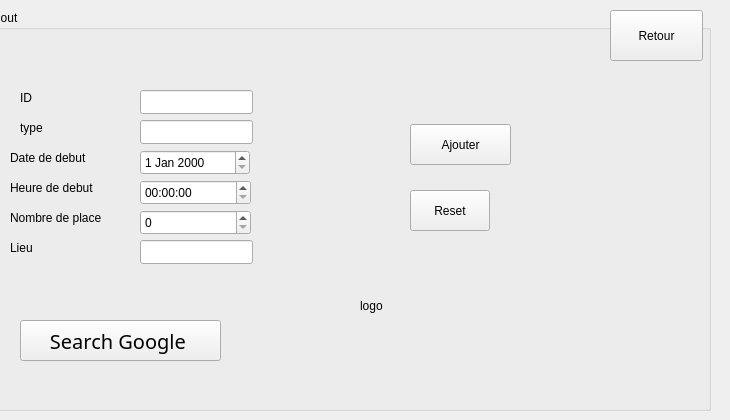
      <widget class="QWidget" name="tab">
       <attribute name="title">
        <string>Ajouter evenement</string>
       </attribute>
       <widget class="QGroupBox" name="groupBox">
        <property name="geometry">
         <rect>
          <x>-10</x>
          <y>10</y>
          <width>721</width>
          <height>401</height>
         </rect>
        </property>
        <property name="title">
         <string>Ajout</string>
        </property>
        <widget class="QLabel" name="label">
         <property name="geometry">
          <rect>
           <x>30</x>
           <y>110</y>
           <width>56</width>
           <height>16</height>
          </rect>
         </property>
         <property name="text">
          <string>type</string>
         </property>
        </widget>
        <widget class="QLabel" name="label_2">
         <property name="geometry">
          <rect>
           <x>20</x>
           <y>140</y>
           <width>91</width>
           <height>16</height>
          </rect>
         </property>
         <property name="text">
          <string>Date de debut</string>
         </property>
        </widget>
        <widget class="QLabel" name="label_3">
         <property name="geometry">
          <rect>
           <x>20</x>
           <y>200</y>
           <width>111</width>
           <height>16</height>
          </rect>
         </property>
         <property name="text">
          <string>Nombre de place</string>
         </property>
        </widget>
        <widget class="QLabel" name="label_4">
         <property name="geometry">
          <rect>
           <x>20</x>
           <y>230</y>
           <width>56</width>
           <height>16</height>
          </rect>
         </property>
         <property name="text">
          <string>Lieu</string>
         </property>
        </widget>
        <widget class="QLabel" name="label_5">
         <property name="geometry">
          <rect>
           <x>20</x>
           <y>170</y>
           <width>91</width>
           <height>16</height>
          </rect>
         </property>
         <property name="text">
          <string>Heure de debut</string>
         </property>
        </widget>
        <widget class="QLineEdit" name="le_type">
         <property name="geometry">
          <rect>
           <x>150</x>
           <y>110</y>
           <width>113</width>
           <height>24</height>
          </rect>
         </property>
        </widget>
        <widget class="QDateEdit" name="le_date">
         <property name="geometry">
          <rect>
           <x>150</x>
           <y>140</y>
           <width>110</width>
           <height>25</height>
          </rect>
         </property>
        </widget>
        <widget class="QSpinBox" name="le_place">
         <property name="geometry">
          <rect>
           <x>150</x>
           <y>200</y>
           <width>111</width>
           <height>25</height>
          </rect>
         </property>
        </widget>
        <widget class="QTimeEdit" name="le_heure">
         <property name="geometry">
          <rect>
           <x>150</x>
           <y>170</y>
           <width>111</width>
           <height>25</height>
          </rect>
         </property>
        </widget>
        <widget class="QPushButton" name="pb_ajouter">
         <property name="geometry">
          <rect>
           <x>420</x>
           <y>114</y>
           <width>101</width>
           <height>41</height>
          </rect>
         </property>
         <property name="cursor">
          <cursorShape>PointingHandCursor</cursorShape>
         </property>
         <property name="text">
          <string>Ajouter</string>
         </property>
        </widget>
        <widget class="QPushButton" name="pb_reset">
         <property name="geometry">
          <rect>
           <x>420</x>
           <y>180</y>
           <width>80</width>
           <height>41</height>
          </rect>
         </property>
         <property name="cursor">
          <cursorShape>PointingHandCursor</cursorShape>
         </property>
         <property name="text">
          <string>Reset</string>
         </property>
        </widget>
        <widget class="QLineEdit" name="le_lieu">
         <property name="geometry">
          <rect>
           <x>150</x>
           <y>230</y>
           <width>113</width>
           <height>24</height>
          </rect>
         </property>
        </widget>
        <widget class="QLabel" name="label_6">
         <property name="geometry">
          <rect>
           <x>30</x>
           <y>80</y>
           <width>56</width>
           <height>16</height>
          </rect>
         </property>
         <property name="text">
          <string>ID</string>
         </property>
        </widget>
        <widget class="QLineEdit" name="le_id">
         <property name="geometry">
          <rect>
           <x>150</x>
           <y>80</y>
           <width>113</width>
           <height>24</height>
          </rect>
         </property>
        </widget>
        <widget class="QLabel" name="timer">
         <property name="geometry">
          <rect>
           <x>590</x>
           <y>370</y>
           <width>121</width>
           <height>31</height>
          </rect>
         </property>
         <property name="font">
          <font>
           <family>Corbel</family>
           <pointsize>12</pointsize>
           <weight>50</weight>
           <italic>false</italic>
           <bold>false</bold>
          </font>
         </property>
         <property name="text">
          <string/>
         </property>
        </widget>
        <widget class="QPushButton" name="retour_evenement">
         <property name="geometry">
          <rect>
           <x>620</x>
           <y>0</y>
           <width>93</width>
           <height>51</height>
          </rect>
         </property>
         <property name="text">
          <string>Retour</string>
         </property>
        </widget>
        <widget class="QPushButton" name="google_search_button">
         <property name="geometry">
          <rect>
           <x>30</x>
           <y>310</y>
           <width>201</width>
           <height>41</height>
          </rect>
         </property>
         <property name="font">
          <font>
           <family>Corbel</family>
           <pointsize>15</pointsize>
           <weight>9</weight>
           <italic>false</italic>
           <bold>false</bold>
          </font>
         </property>
         <property name="text">
          <string>Search Google </string>
         </property>
        </widget>
        <widget class="QLabel" name="logo">
         <property name="geometry">
          <rect>
           <x>370</x>
           <y>220</y>
           <width>161</width>
           <height>151</height>
          </rect>
         </property>
         <property name="text">
          <string>logo</string>
         </property>
        </widget>
       </widget>
      </widget>
